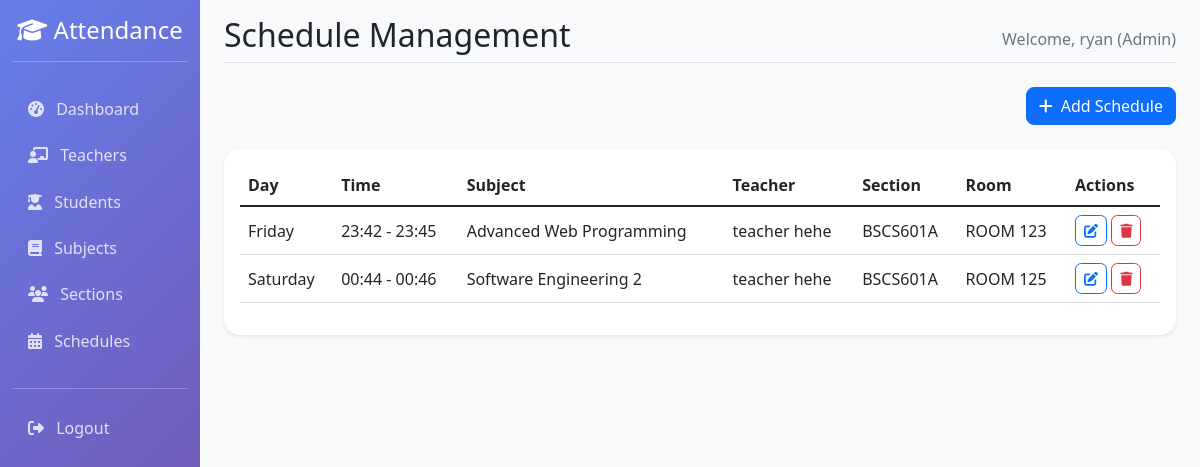
Page /admin-portal/schedules/ (signed in) on the earlier database version.
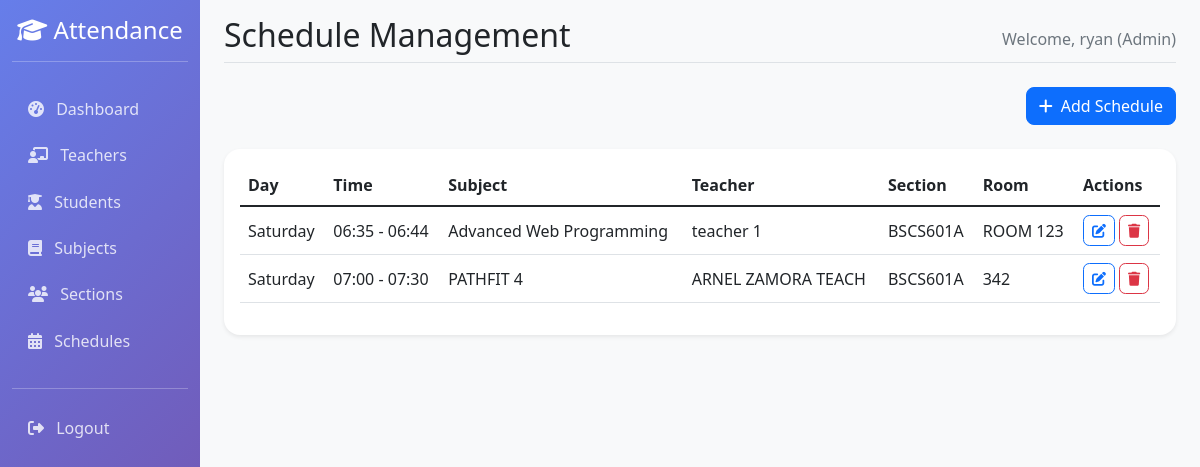
Same page on the later database version.
### webapp/models.py (models this page shows, shortened)
class Schedule(models.Model):
    DAYS_OF_WEEK = (
        ('monday', 'Monday'),
        ('tuesday', 'Tuesday'),
        ('wednesday', 'Wednesday'),
        ('thursday', 'Thursday'),
        ('friday', 'Friday'),
        ('saturday', 'Saturday'),
        ('sunday', 'Sunday'),
    )
    id = models.UUIDField(primary_key=True, default=uuid.uuid4, editable=False)
    teacher = models.ForeignKey(Teacher, on_delete=models.CASCADE)
    subject = models.ForeignKey(Subject, on_delete=models.CASCADE)
    section = models.ForeignKey(Section, on_delete=models.CASCADE)
    day_of_week = models.CharField(max_length=10, choices=DAYS_OF_WEEK)
    start_time = models.TimeField()
    end_time = models.TimeField()
    room = models.CharField(max_length=50, blank=True)
    is_active = models.BooleanField(default=True)
    class Meta:
        unique_together = ['teacher', 'subject', 'section', 'day_of_week', 'start_time']
        ordering = ['day_of_week', 'start_time']

class Subject(models.Model):
    id = models.UUIDField(primary_key=True, default=uuid.uuid4, editable=False)
    name = models.CharField(max_length=100)
    code = models.CharField(max_length=20, unique=True)
    description = models.TextField(blank=True)
    created_at = models.DateTimeField(auto_now_add=True)

class Teacher(models.Model):
    id = models.UUIDField(primary_key=True, default=uuid.uuid4, editable=False)
    user = models.OneToOneField(CustomUser, on_delete=models.CASCADE)
    teacher_id = models.CharField(max_length=20, unique=True)
    first_name = models.CharField(max_length=50)
    last_name = models.CharField(max_length=50)
    phone = models.CharField(max_length=15, blank=True)
    sections = models.ManyToManyField(Section, blank=True)
    subjects = models.ManyToManyField(Subject, blank=True)
    created_at = models.DateTimeField(auto_now_add=True)  # Added to match Student
    updated_at = models.DateTimeField(auto_now=True)      # Added to match Student
    @property
    def full_name(self):
        return f"{self.first_name} {self.last_name}"

class Section(models.Model):
    id = models.UUIDField(primary_key=True, default=uuid.uuid4, editable=False)
    name = models.CharField(max_length=50)
    year_level = models.CharField(max_length=20)
    created_at = models.DateTimeField(auto_now_add=True)

### webapp/admin_views.py (the view)
# urls.py: path('schedules/', admin_views.schedule_list, name='schedule_list'),
@login_required
def schedule_list(request):
    if request.user.user_type != 'admin':
        return redirect('login')
    schedules = Schedule.objects.select_related(
        'teacher',
        'subject',
        'section'
    ).order_by('day_of_week', 'start_time')
    teachers = Teacher.objects.prefetch_related('subjects', 'sections').all()
    subjects = Subject.objects.all().order_by('name')
    sections = Section.objects.all().order_by('name')
    context = {
        'schedules': schedules,
        'teachers': teachers,
        'subjects': subjects,
        'sections': sections,
    }
    return render(request, 'webapp/admin/schedule_list.html', context)

### webapp/templates/webapp/admin/schedule_list.html (shortened to what this page needs)
{% extends 'webapp/base.html' %}
{% block page_title %}Schedule Management{% endblock %}
{% block content %}
<div class="row">
    <div class="col-12 mb-4">
        <div class="d-flex justify-content-end">
            <button type="button" class="btn btn-primary" data-bs-toggle="modal" data-bs-target="#addScheduleModal">
                <i class="fas fa-plus me-2"></i>Add Schedule
            </button>
        </div>
    </div>
    <div class="col-12">
        <div class="card">
            <div class="card-body">
                <div class="table-responsive">
                    <table class="table" id="schedule-table">
                        <thead>
                            <tr>
                                <th>Day</th>
                                <th>Time</th>
                                <th>Subject</th>
                                <th>Teacher</th>
                                <th>Section</th>
                                <th>Room</th>
                                <th>Actions</th>
                            </tr>
                        </thead>
                        <tbody>
                            {% for schedule in schedules %}
                            <tr>
                                <td>{{ schedule.day_of_week|title }}</td>
                                <td>{{ schedule.start_time|time:"H:i" }} - {{ schedule.end_time|time:"H:i" }}</td>
                                <td>{{ schedule.subject.name }}</td>
                                <td>{{ schedule.teacher.full_name }}</td>
                                <td>{{ schedule.section.name }}</td>
                                <td>{{ schedule.room }}</td>
                                <td>
                                    <button type="button" class="btn btn-sm btn-outline-primary"
                                            onclick='editSchedule({
                                                id: "{{ schedule.id }}",
                                                day: "{{ schedule.day_of_week }}",
                                                start: "{{ schedule.start_time|time:'H:i' }}",
                                                end: "{{ schedule.end_time|time:'H:i' }}",
                                                teacher: "{{ schedule.teacher.id }}",
                                                subject: "{{ schedule.subject.id }}",
                                                section: "{{ schedule.section.id }}",
                                                room: "{{ schedule.room|escapejs }}"
                                            })'>
                                        <i class="fas fa-edit"></i>
                                    </button>
                                    <a href="{% url 'schedule_delete' schedule.id %}"
                                       class="btn btn-sm btn-outline-danger"
                                       onclick="return confirm('Are you sure you want to delete this schedule?')">
                                        <i class="fas fa-trash"></i>
                                    </a>
                                </td>
                            </tr>
                            {% endfor %}
                        </tbody>
                    </table>
                </div>
            </div>
        </div>
    </div>
</div>
{% endblock %}

Differences in the rows shown:
removed Schedule: day_of_week "Friday", start_time "23:42", end_time "23:45", subject.name "Advanced Web Programming", teacher.full_name "teacher hehe", section.name "BSCS601A", room "ROOM 123"
removed Schedule: day_of_week "Saturday", start_time "00:44", end_time "00:46", subject.name "Software Engineering 2", teacher.full_name "teacher hehe", section.name "BSCS601A", room "ROOM 125"
added Schedule: day_of_week "Saturday", start_time "06:35", end_time "06:44", subject.name "Advanced Web Programming", teacher.full_name "teacher 1", section.name "BSCS601A", room "ROOM 123"
added Schedule: day_of_week "Saturday", start_time "07:00", end_time "07:30", subject.name "PATHFIT 4", teacher.full_name "ARNEL ZAMORA TEACH", section.name "BSCS601A", room "342"
